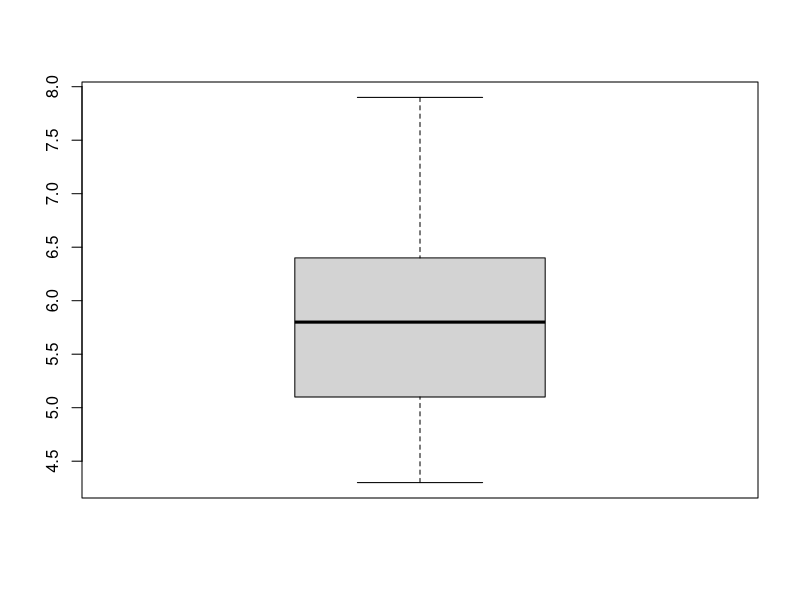
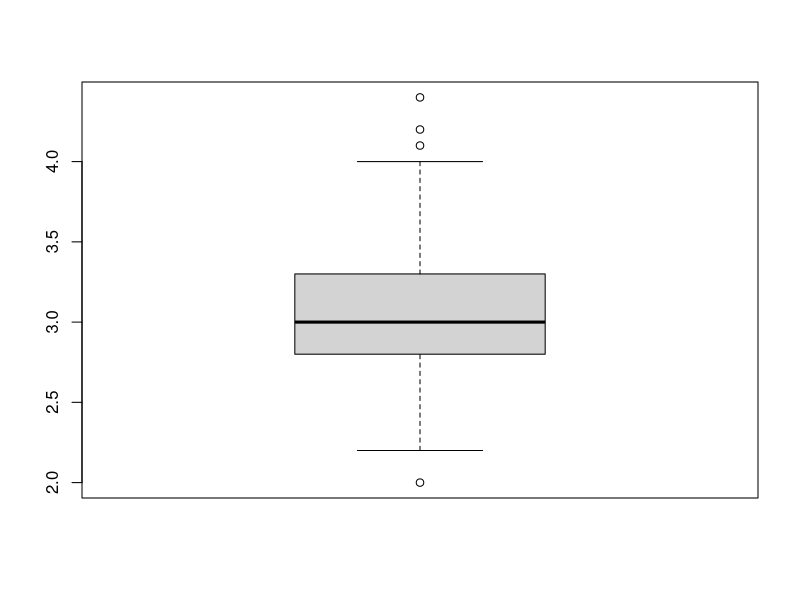
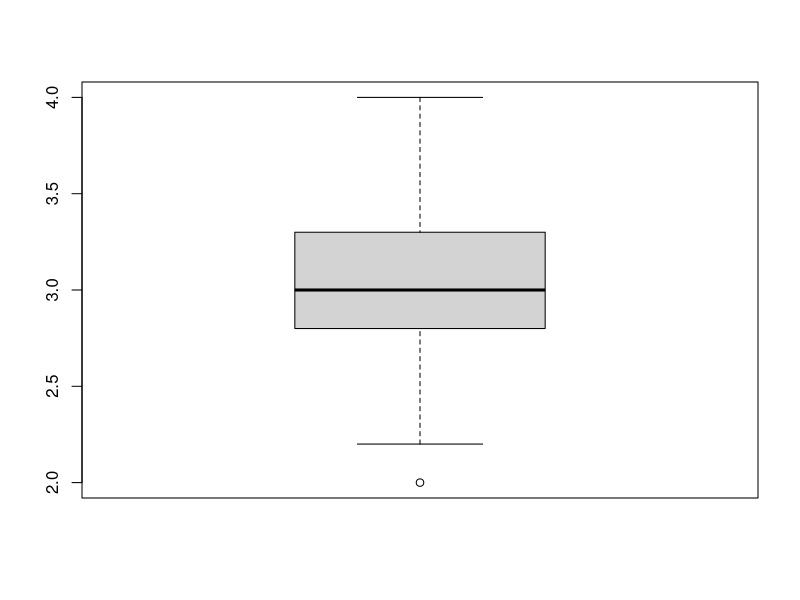

R code for these plots, in order:
iris
View(iris)
#to check working directory
getwd()
setwd()
install.packages("dplyr")
library("dplyr")
two_column=select(iris,Sepal.Length,Species)
names(iris)
filter_data=filter(iris,Sepal.Length>6)
iris%>%group_by(Species)%>%summarise(Mean_Sepal=mean(Sepal.Length))


boxplot(iris$Sepal.Length)
boxplot(iris$Sepal.Width)
quantile(iris$Sepal.Width,c(0.05,0.95))
iris$Sepal.Width=ifelse(iris$Sepal.Width>4,3.8,iris$Sepal.Width)
iris$Sepal.Length=ifelse(iris$Sepal.Length>2.2,2.345,iris$Sepal.Length)
boxplot(iris$Sepal.Width)
